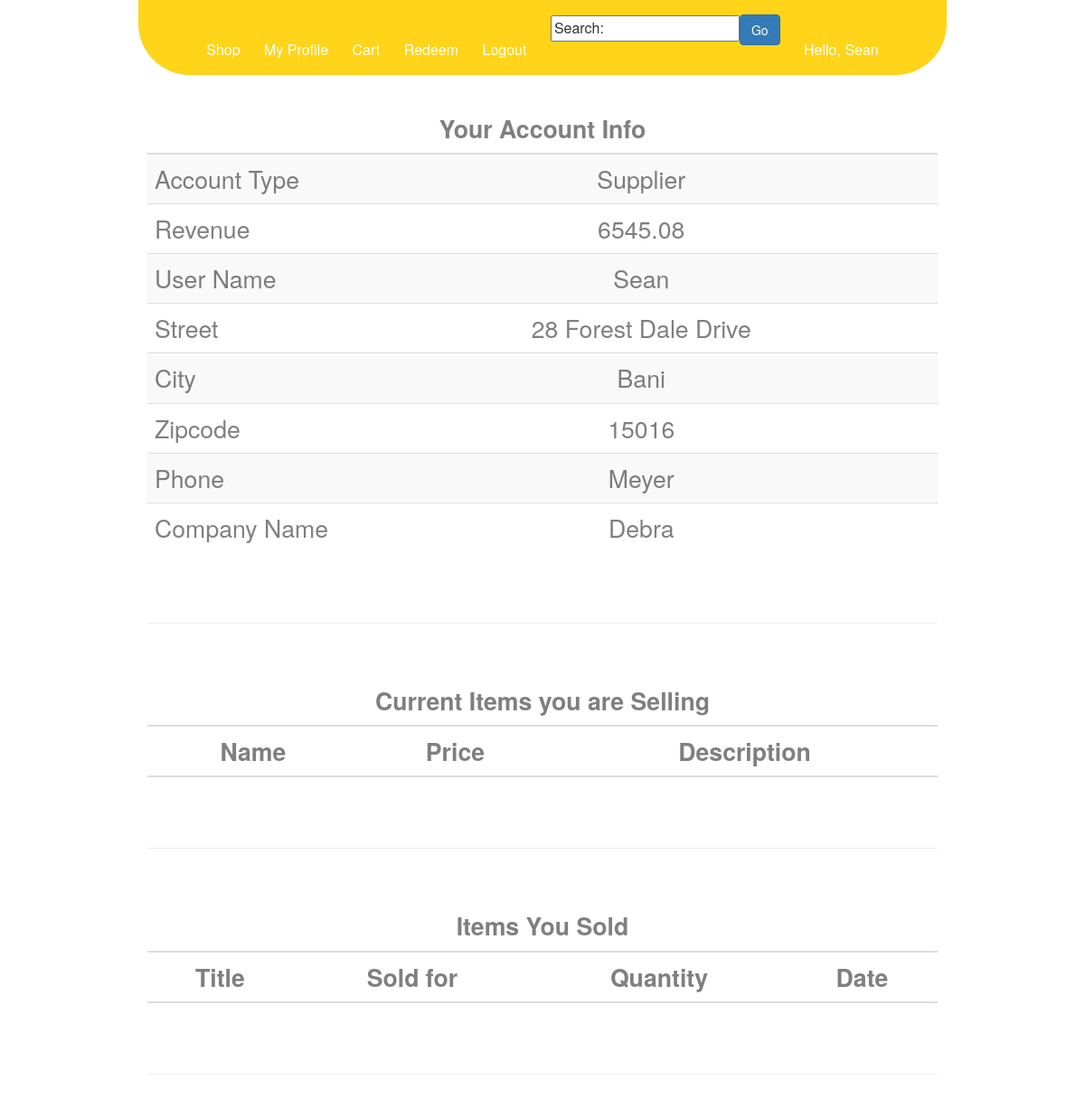
The page /profile.php (signed in) on the database as committed earlier.
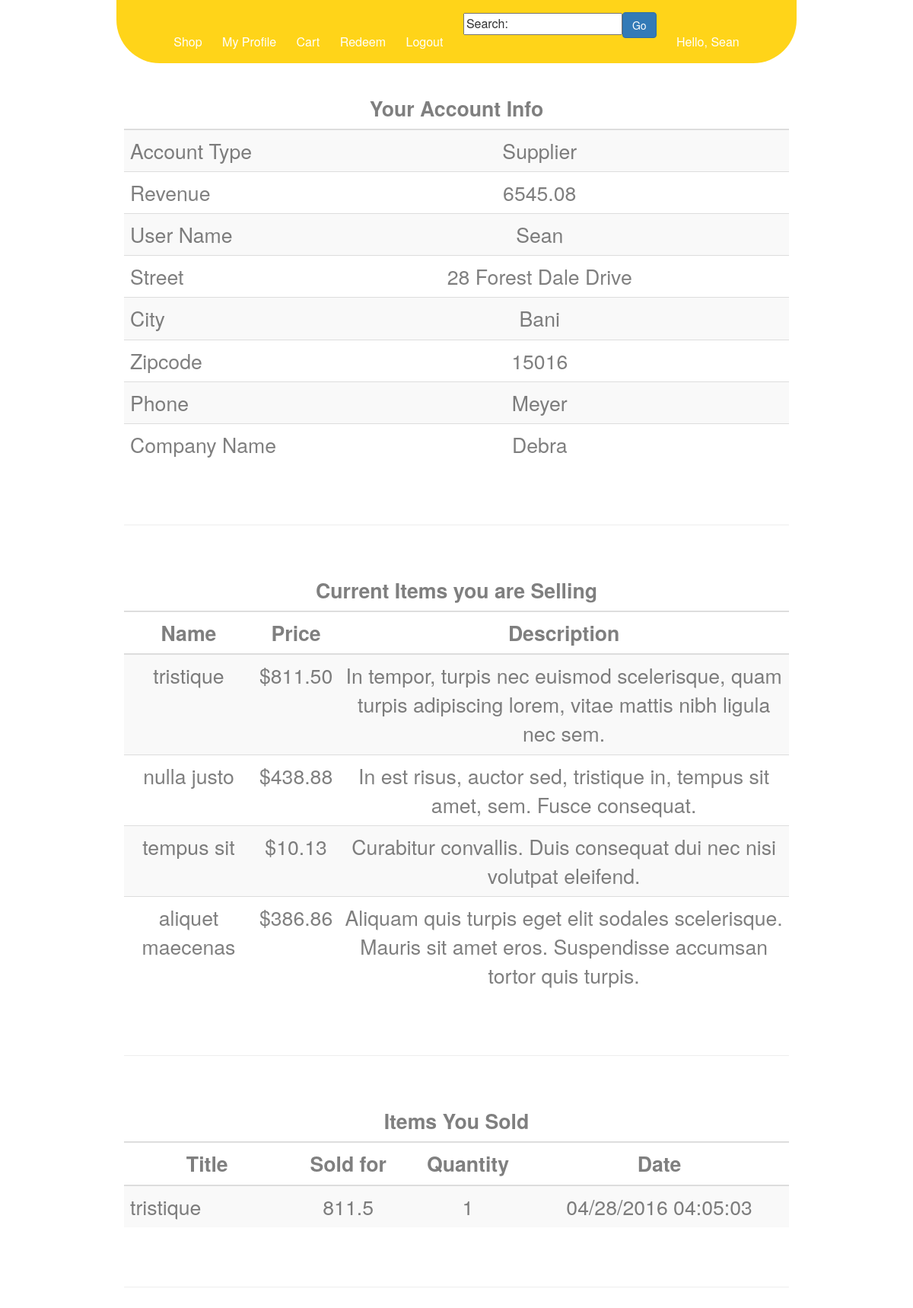
The same page on the database as committed later.
### tables this page shows
CREATE TABLE Sellers
(
 seller_id varchar(100), 
 address_id Integer NOT NULL,
 seller_type varchar(20) NOT NULL, 
 revenue real NOT NULL,
 login_name varchar(100),
 pass VARCHAR(255) NOT NULL,
 UNIQUE(login_name),
 PRIMARY KEY(seller_id),
 FOREIGN KEY (address_id) REFERENCES Addresses(address_id)
 	ON DELETE NO ACTION
);

CREATE TABLE Addresses
(
	address_id INTEGER NOT NULL ,
	street VARCHAR(255) NOT NULL,
	city VARCHAR(255) NOT NULL,
	zipcode VARCHAR(20) NOT NULL,
	PRIMARY KEY (Address_ID),
	FOREIGN KEY (zipcode) REFERENCES Zipcodes(zipcode)
 	ON DELETE NO ACTION
);

CREATE TABLE Suppliers
(
	supplier_id VARCHAR(100) NOT NULL,
	phone VARCHAR(20) NOT NULL,
	name VARCHAR(255) NOT NULL,
	PRIMARY KEY ( supplier_id ),
	FOREIGN KEY (supplier_id) REFERENCES Sellers(seller_id)
		ON DELETE CASCADE
);

CREATE TABLE Items
(
  item_id INTEGER NOT NULL ,
  seller_id VARCHAR(255) NOT NULL,
  category_id INTEGER NOT NULL,
  title VARCHAR(75) NOT NULL,
  buy_it_now_price REAL NOT NULL,
  minimum_price REAL NOT NULL,
  current_stock INTEGER NOT NULL,
  description VARCHAR(255) NOT NULL,  
  auction_length REAL NOT NULL,
  date_posted DATETIME NOT NULL,
  PRIMARY KEY(item_id),
  FOREIGN KEY (seller_id) REFERENCES Sellers(seller_id )
	ON DELETE CASCADE 
 );

CREATE TABLE Sales
(
  user_id VARCHAR(100) NOT NULL,
  item_id INTEGER NOT NULL,
  sale_date DATETIME NOT NULL,
  buy_price REAL NOT NULL,
  quantity INTEGER NOT NULL,
  PRIMARY KEY(user_id, item_id, sale_date),
  FOREIGN KEY (user_id) REFERENCES Users(user_id)
	ON DELETE NO ACTION,
  FOREIGN KEY (item_id) REFERENCES Items(item_id)
	ON DELETE NO ACTION
);

### profile.php (the view, shortened to what this page needs)
<?php
function selecct_query($sql, $dbh)
{
	$user_seller_query = $dbh->query($sql);
	return $user_seller_query->fetch(PDO::FETCH_ASSOC);
}
function selecct_query_multi($sql,$dbh)
{
	return $dbh->query($sql);
}
	include "assets/variables.php";
	include "assets/authenticate.php";
	$dbh = new PDO("sqlite:".$database_url);
	$username = $_COOKIE['username'];
	$seller_query = 	"SELECT * "
						."FROM Sellers "
						."WHERE login_name='$username' LIMIT 1 ";
	$seller = selecct_query($seller_query, $dbh);
	$is_supplier = (($seller["seller_type"] == "Supplier") ? true : false);
	if($is_supplier)
	{
		$sql = 	"SELECT seller_type as 'Account Type', revenue as Revenue, login_name as 'User Name',  street as Street, city as City, zipcode as Zipcode, phone as Phone, name as 'Company Name'"
				."FROM ( "
					."SELECT * "
					."FROM ( "
						."SELECT * "
						."FROM Sellers "
						."WHERE login_name='$username' LIMIT 1 "
					.") AS sellers_query "
					."INNER JOIN Suppliers supplier "
					."ON supplier.supplier_id = sellers_query.seller_id "
				.") AS sellers_users_together "
				."INNER JOIN Addresses ads "
				."ON ads.address_id = sellers_users_together.address_id;";
	}
	$items_you_sold_q =  "select * "
							."from ("
								."select * "
								."from items "
								."where seller_id='".$seller['seller_id']."' "
							.") as i "
							."inner join sales s "
							."on s.item_id = i.item_id";
	$selling_query = 	"Select * "
						."from Items "
						."where seller_id = '".$seller['seller_id']."' and current_stock!=0";
	$items_sold = selecct_query_multi($items_you_sold_q, $dbh);
	$sellings = selecct_query_multi($selling_query, $dbh);
	$user_seller = selecct_query($sql, $dbh);
?>
<!DOCTYPE html>
<html>
	<head>
		<?php
			include "assets/includes.php";
		?>
	</head>
	<body>
		<?php include "menu.php"; ?>
		<?php include "assets/list_items.php" ?>
		<div class="info">
			<div class="heading">
			</div>
			<?php
				echo '<div class="table_div">'
					.'<table class="table table-striped">'
					.'<thead>'
						.'<tr>'
							.'<th colspan=2>'
								.'Your Account Info'
							.'</th>'
						.'</tr>'
					.'</thead>'
					.'<tbody>';
					foreach($user_seller as $key => $var)
					{
						echo '<tr>'
								.'<td class="key_td">'
									. $key
								.'</td>'
								.'<td>'
									. $var
								.'</td>'
							.'</tr>';
					}
				echo '</tbody>'
					.'</table>'
					.'</div>';
				echo "<br>"
					."<hr>"
					."<br>";
				list_items($sellings, "Current Items you are Selling");
				echo "<br>"
					."<hr>"
					."<br>";
				list_sale($items_sold,"Items You Sold");
				echo "<br>"
					."<hr>";
			?>
		</div>
	</body>
</html>

### assets/list_items.php (shortened to what this page needs)
<?php
function display_single_item($row)
{
	$onclick_func = '"document.location=\'product.php?product_id='.$row['item_id'].'\'"';
	echo
			'<tr class="clickable-item-row" onclick='.$onclick_func.' >'
				.'<td>'
					.$row['title']
				.'</td>'
				.'<td>'
					.'$'.number_format($row['buy_it_now_price'],2)
				.'</td>'
				.'<td>'
					.$row['description']
				.'</td>'
			.'</tr>';
}
function list_items($itemRows,$table_header)
{
	echo '<script type="text/javascript" src="js/item_list_links.js"></script>'
		.'<div class = "product_grid">'
			.'<table class = "product_table table table-striped table-hover">'
				.'<thead >'
					.'<tr>'
						.'<th colspan="3">'
							.$table_header
						.'</th>'
					.'</tr>'
					.'<tr>'
						.'<th>'
							.'Name'
						.'</th>'
						.'<th>'
							.'Price'
						.'</th>'
						.'<th>'
							.'Description'
						.'</th>'
					.'</tr>'
				.'</thead>'
				.'<tbody>';
				while($row = $itemRows->fetch(PDO::FETCH_ASSOC))
				{
					display_single_item($row);
				}
	echo 		'</tbody>'
			.'</table>'
		.'</div>';
}
function display_single_sale($this_buy)
{
		$sell_date = new DateTime($this_buy["sale_date"]);
		echo '<tr>'
				.'<td class="key_td">'
					. $this_buy["title"]
				.'</td>'
				.'<td>'
					. $this_buy["buy_price"]
				.'</td>'
				.'<td>'
					. $this_buy["quantity"]
				.'</td>'
				.'<td>'
					. $sell_date->format('m/d/Y H:i:s')
				.'</td>'
			.'</tr>';
}
function list_sale($items_sold, $header)
{
	echo '<div class="table_div">'
					.'<table class="table table-striped">'
						.'<thead>'
							.'<tr >'
								.'<th colspan="4">'
									.$header
								.'</th>'
							.'</tr>'
							.'<tr>'
								.'<th>'
									.'Title'
								.'</th>'
								.'<th>'
									.'Sold for'
								.'</th>'
								.'<th>'
									.'Quantity'
								.'</th>'
								.'<th>'
									.'Date'
								.'</th>'
							.'</tr>'
						.'</thead>'
					.'<tbody>';
			while(($this_buy = $items_sold->fetch(PDO::FETCH_ASSOC)))
			{
				display_single_sale($this_buy);
			}
			echo 		'</tbody>'
					.'</table>'
				.'</div>';
}
?>

Rows that differ between the two databases and show on the page:
now on this page (row edited): items: title "tristique", buy_it_now_price "811.50", description "In tempor, turpis nec euismod scelerisque, quam turpis adipiscing lorem, vitae mattis nibh ligula nec sem."
now on this page (row edited): items: title "nulla justo", buy_it_now_price "438.88", description "In est risus, auctor sed, tristique in, tempus sit amet, sem. Fusce consequat."
now on this page (row edited): items: title "tempus sit", buy_it_now_price "10.13", description "Curabitur convallis. Duis consequat dui nec nisi volutpat eleifend."
now on this page (row edited): items: title "aliquet maecenas", buy_it_now_price "386.86", description "Aliquam quis turpis eget elit sodales scelerisque. Mauris sit amet eros. Suspendisse accumsan tortor quis turpis."
added sales: item.title "tristique", buy_price "811.5", quantity "1", sale_date "04/28/2016 04:05:03"
